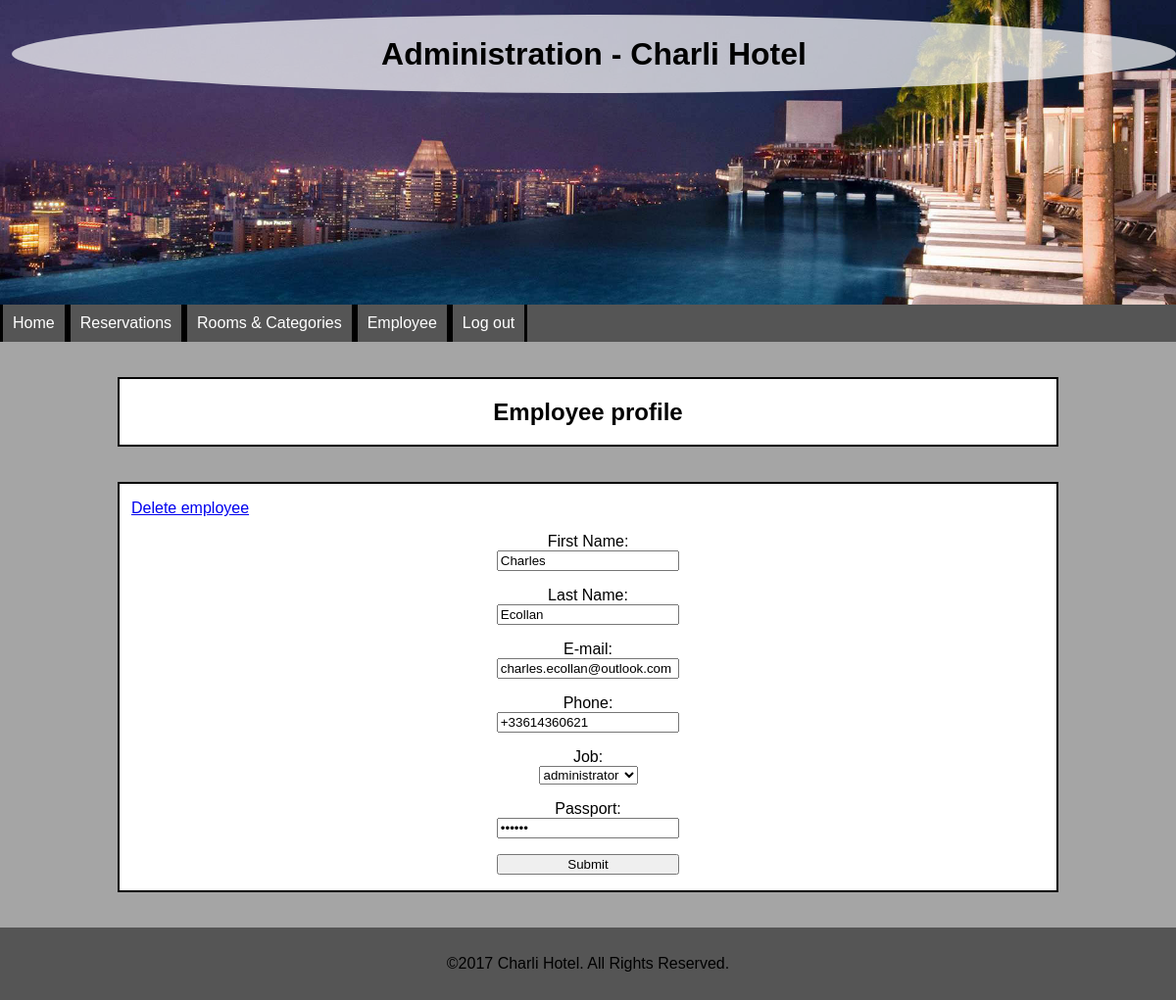
The app's page /administration/profile.php?id=1 (signed in) with its own data.
### tables this page shows
CREATE TABLE `EMPLOYEE` (
  `id_employee` int(11) NOT NULL,
  `first_name_employee` varchar(255) NOT NULL,
  `last_name_employee` varchar(255) NOT NULL,
  `e_mail_employee` varchar(255) NOT NULL,
  `phone_employee` varchar(255) NOT NULL,
  `job_employee` varchar(255) NOT NULL,
  `password` varchar(255) NOT NULL,
  `id_hotel` int(11) NOT NULL
);

### administration/profile.php (the view, shortened to what this page needs)
<?php
	$co = mysqli_connect("localhost", "root", "root", "hotel");
	$sql = "	SELECT *
				FROM EMPLOYEE
				WHERE id_employee = $_GET[id]
			";
	$result = mysqli_query($co, $sql);
	$row = mysqli_fetch_array($result);
	$first_name_employee = $row['first_name_employee'];
	$last_name_employee = $row['last_name_employee'];
	$e_mail_employee = $row['e_mail_employee'];
	$phone_employee = $row['phone_employee'];
	$job_employee = $row['job_employee'];
	$password = $row['password'];
?>
<!DOCTYPE>
<html>
	<head>
		<link href="../styles/style.css" rel="stylesheet" type="text/css">
	</head>
	<body>
		<header>
			<?php
				if (is_readable("../includes/header_admin.php")) {
					include("../includes/header_admin.php");
				} else {
					echo "Can not load header";
				}
			?>
		</header>
		<nav>
			<?php
				if (is_readable("../includes/menu_admin.php")) {
					include("../includes/menu_admin.php");
				} else {
					echo "Can not load menu";
				}
			?>
		</nav>
		<section class="title">
			<h1>Employee profile</h1>
		</section>
		<section>
			<article>
				<p>
					<a title="delete_employee" href="controller/delete_employee.php?id=<?php echo $_GET["id"] ?>">Delete
						employee</a>
				</p>
			</article>
			<article>
				<form action="controller/edit_employee.php" method="post">
					<p>
						<label for="first_name">First Name:</label>
						<input type="text" id="first_name" name="first_name" required="required"
							   value="<?php echo $first_name_employee ?>"/>
					</p>
					<p>
						<label for="last_name">Last Name:</label>
						<input type="text" id="last_name" name="last_name" required="required"
							   value="<?php echo $last_name_employee ?>"/>
					</p>
					<p>
						<label for="email">E-mail:</label>
						<input type="email" id="email" name="email" required="required"
							   value="<?php echo $e_mail_employee ?>"/>
					</p>
					<p>
						<label for="phone">Phone:</label>
						<input type="tel" id="phone" name="phone" required="required"
							   value="<?php echo $phone_employee ?>"/>
					</p>
					<p>
						<label for="job">Job:</label>
						<select title="job" name="job">
							<option value="<?php echo $job_employee ?>" selected><?php echo $job_employee ?></option>
						</select>
					</p>
					<p>
						<label for="password">Passport:</label>
						<input type="password" id="password" name="password" required="required"
							   value="<?php echo $password ?>"/>
					</p>
					<p>
						<input type="submit" name="Submit" value="Submit">
					</p>
				</form>
			</article>
		</section>
		<footer>
			<?php
				if (is_readable("../includes/footer.php")) {
					include("../includes/footer.php");
				} else {
					echo "Can not load footer";
				}
			?>
		</footer>
	</body>
</html>

### styles/style.css (style rules this page uses)
body { margin: 0; padding: 0; background-size: cover; background-attachment: fixed; background-color: #a5a5a5; font-family: cursive, Arial, Helvetica, sans-serif; }
h1, h2, h3 { color: #000000; }
nav { background-color: #555555; margin-top: auto; height: auto; width: 100%; display: inline-block; min-width: 100%; }
section { background-color: #FFFFFF; text-align: justify; border: #000000 solid 2px; margin-top: 3%; margin-bottom: 3%; margin-left: 10%; margin-right: 10%; padding-left: 1%; padding-right: 1%; }
footer { background-color: #555555; margin-top: auto; height: auto; width: auto; padding-left: 1%; padding-right: 1%; padding-top: 1%; padding-bottom: 1%; text-align: center; }
.title { text-align: center; }
label { display: block; }
form { text-align: center; }
input { width: 20%; }

### records on screen
employee: first_name "Charles", last_name "Ecollan", email "charles.ecollan@outlook.com", phone "+33614360621", job "administrator"
